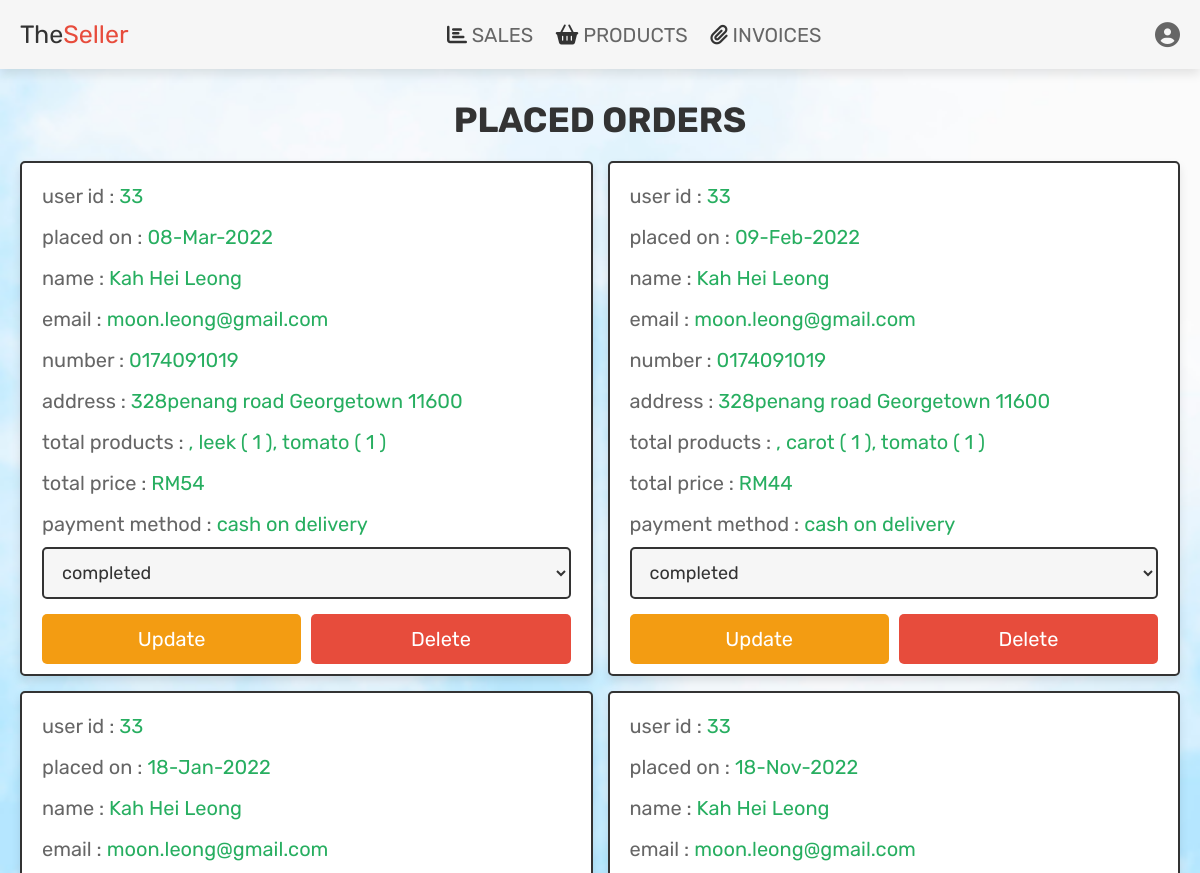
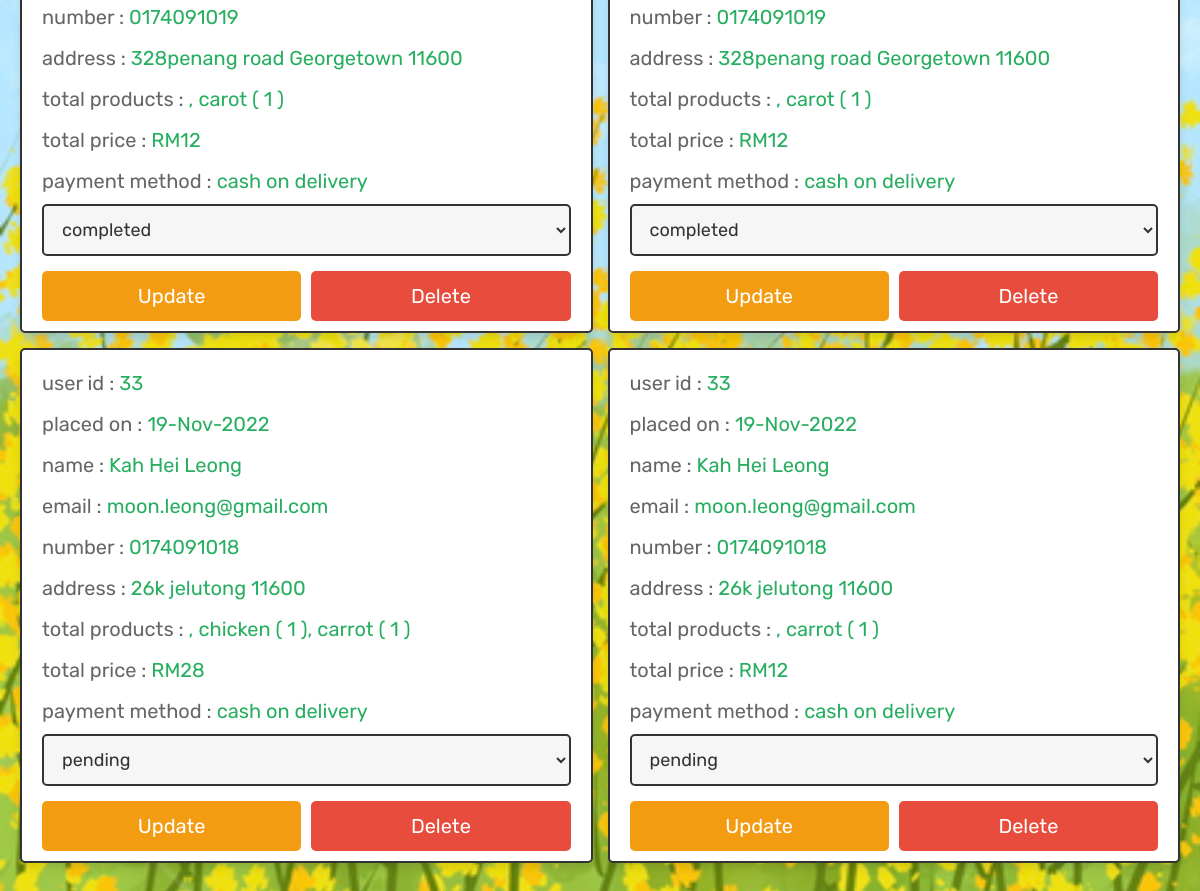
The app's page /seller_orders.php (signed in) with its own data (2 pictures, top to bottom).
### tables this page shows
CREATE TABLE `orders` (
  `id` int(100) NOT NULL,
  `user_id` int(100) NOT NULL,
  `name` varchar(100) NOT NULL,
  `number` varchar(12) NOT NULL,
  `email` varchar(100) NOT NULL,
  `method` varchar(50) NOT NULL,
  `address` varchar(500) NOT NULL,
  `total_products` varchar(1000) NOT NULL,
  `total_price` int(100) NOT NULL,
  `placed_on` varchar(50) NOT NULL,
  `notification` varchar(100) NOT NULL,
  `payment_status` varchar(20) NOT NULL DEFAULT 'pending'
);

### seller_orders.php (the view, shortened to what this page needs)
<?php
@include 'config.php';
?>
<!DOCTYPE html>
<html lang="en">
<head>
   <link rel="stylesheet" href="https://cdnjs.cloudflare.com/ajax/libs/font-awesome/6.1.1/css/all.min.css">
   <link rel="stylesheet" href="css/admin_style.css">
</head>
<body style="background:url(images/admin-bg.jpg); background-repeat: no-repeat; background-size: cover;">
<?php include 'seller_header.php'; ?>
<section class="placed-orders">
   <h1 class="title">placed orders</h1>
   <div class="box-container">
      <?php
         $select_orders = $conn->prepare("SELECT * FROM `orders`");
         $select_orders->execute();
         if($select_orders->rowCount() > 0){
            while($fetch_orders = $select_orders->fetch(PDO::FETCH_ASSOC)){
      ?>
      <div class="box">
         <p> user id : <span><?= $fetch_orders['user_id']; ?></span> </p>
         <p> placed on : <span><?= $fetch_orders['placed_on']; ?></span> </p>
         <p> name : <span><?= $fetch_orders['name']; ?></span> </p>
         <p> email : <span><?= $fetch_orders['email']; ?></span> </p>
         <p> number : <span><?= $fetch_orders['number']; ?></span> </p>
         <p> address : <span><?= $fetch_orders['address']; ?></span> </p>
         <p> total products : <span><?= $fetch_orders['total_products']; ?></span> </p>
         <p> total price : <span>RM<?= $fetch_orders['total_price']; ?></span> </p>
         <p> payment method : <span><?= $fetch_orders['method']; ?></span> </p>
         <form action="" method="POST">
            <select name="update_payment" class="drop-down">
               <option value="" selected disabled><?= $fetch_orders['payment_status']; ?></option>
            </select>
            <div class="flex-btn">
               <input type="submit" name="update_order" class="option-btn" value="update">
               <a href="admin_orders.php?delete=<?= $fetch_orders['id']; ?>" class="delete-btn" onclick="return confirm('delete this order?');">delete</a>
            </div>
         </form>
      </div>
      <?php
         }
      }else{
         echo '<p class="empty">no orders placed yet!</p>';
      }
      ?>
   </div>
</section>
</body>
</html>

### css/admin_style.css (style rules this page uses)
.placed-orders .box-container { display: flex; flex-wrap: wrap; gap:1.5rem; align-items: flex-start; }
.placed-orders .box-container .box { padding:1rem 2rem; flex:1 1 40rem; border:var(--border); background-color: var(--white); box-shadow: var(--box-shadow); border-radius: .5rem; }
.placed-orders .box-container .box p { margin:.5rem 0; line-height: 1.8; font-size: 2rem; color:var(--light-color); }
.placed-orders .box-container .box p span { color:var(--green); }
.placed-orders .box-container .box .drop-down { width: 100%; padding:1.2rem 1.4rem; font-size: 1.8rem; border:var(--border); border-radius: .5rem; background-color: var(--light-bg); margin-bottom: .5rem; }

### css/components.css (style rules this page uses)
:root { --green:#27ae60; --orange:#f39c12; --red:#e74c3c; --black:#333; --light-color:#666; --white:#fff; --light-bg:#f6f6f6; --border:.2rem solid var(--black); --box-shadow:0 .5rem 1rem rgba(0,0,0,.1); }
* { font-family: 'Rubik', sans-serif; margin:0; padding:0; box-sizing: border-box; outline: none; border:none; text-decoration: none; color:var(--black); }
body { background-color: var(--light-bg); }
html { font-size: 62.5%; overflow-x: hidden; scroll-behavior: smooth; scroll-padding-top: 6.5rem; }
section { padding:3rem 2rem; max-width: 1200px; margin:0 auto; }
.btn, .delete-btn, .option-btn { display: block; width: 100%; margin-top: 1rem; border-radius: .5rem; color:var(--white); font-size: 2rem; padding:1.3rem 3rem; text-transform: capitalize; cursor: pointer; text-align: center; }
.delete-btn { background-color: var(--red); }
.option-btn { background-color: var(--orange); }
.flex-btn { display: flex; flex-wrap: wrap; gap:1rem; }
.flex-btn > * { flex:1; }
.title { text-align: center; margin-bottom: 2rem; text-transform: uppercase; color:var(--black); font-size: 3.5rem; }

### records on screen
orders: user "33", placed_on "08-Mar-2022", name "Kah Hei Leong", email "moon.leong@gmail.com", number "0174091019", address "328penang road Georgetown 11600", total_products ", leek ( 1 ), tomato ( 1 )", total_price "54", method "cash on delivery", update_payment "completed"
orders: user "33", placed_on "09-Feb-2022", name "Kah Hei Leong", email "moon.leong@gmail.com", number "0174091019", address "328penang road Georgetown 11600", total_products ", carot ( 1 ), tomato ( 1 )", total_price "44", method "cash on delivery", update_payment "completed"
orders: user "33", placed_on "18-Jan-2022", name "Kah Hei Leong", email "moon.leong@gmail.com", number "0174091019", address "328penang road Georgetown 11600", total_products ", carot ( 1 )", total_price "12", method "cash on delivery", update_payment "completed"
orders: user "33", placed_on "18-Nov-2022", name "Kah Hei Leong", email "moon.leong@gmail.com", number "0174091019", address "328penang road Georgetown 11600", total_products ", carot ( 1 )", total_price "12", method "cash on delivery", update_payment "completed"
orders: user "33", placed_on "19-Nov-2022", name "Kah Hei Leong", email "moon.leong@gmail.com", number "0174091018", address "26k jelutong 11600", total_products ", chicken ( 1 ), carrot ( 1 )", total_price "28", method "cash on delivery", update_payment "pending"
orders: user "33", placed_on "19-Nov-2022", name "Kah Hei Leong", email "moon.leong@gmail.com", number "0174091018", address "26k jelutong 11600", total_products ", carrot ( 1 )", total_price "12", method "cash on delivery", update_payment "pending"
